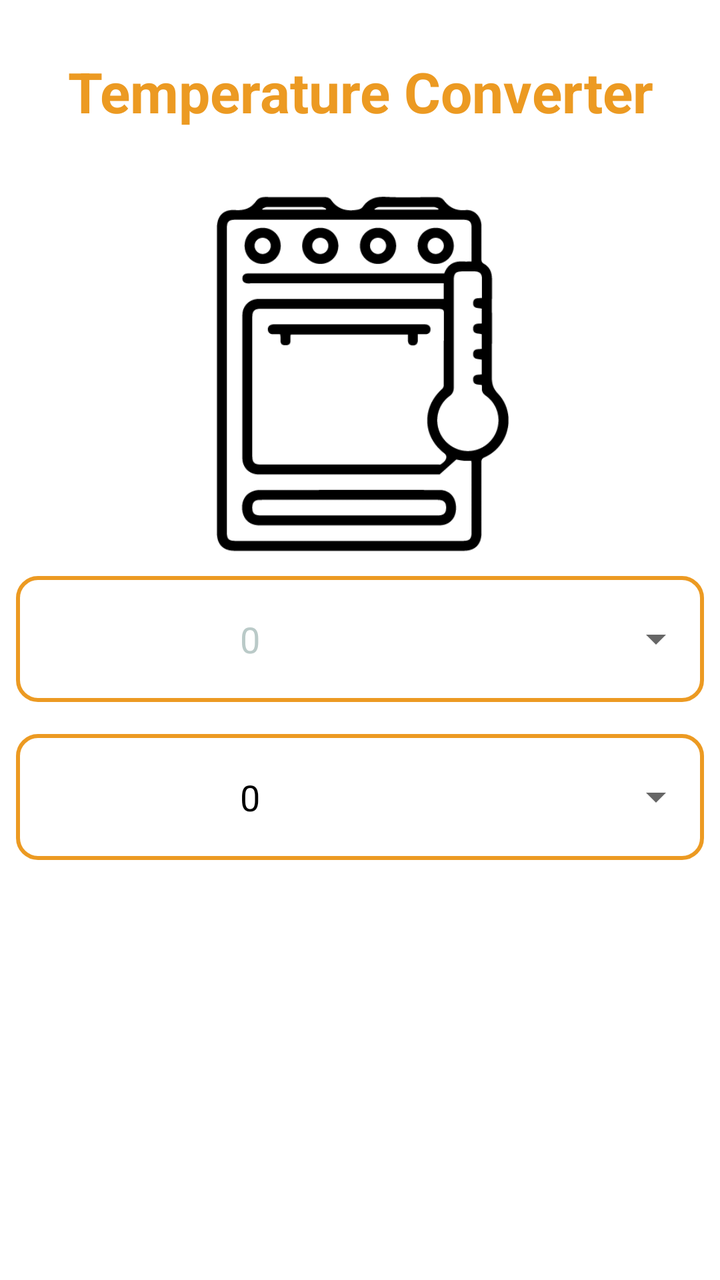
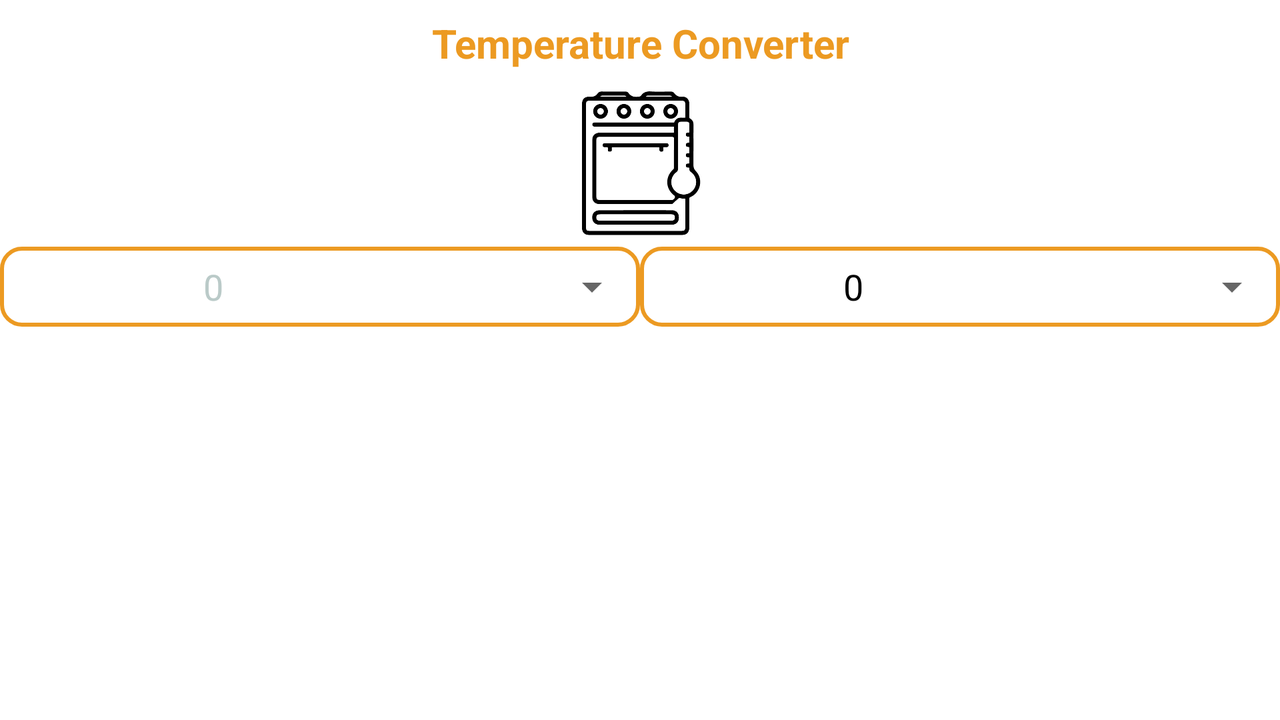

Compare how this app lays out the same screen by default and in its alternative resource folder. The renders come first, then the two layout files and the values they reference.
<!-- AndroidManifest.xml: application theme Theme.Converter -->
<!-- res/layout/activity_temperature_converter.xml -->
<?xml version="1.0" encoding="utf-8"?>
<LinearLayout xmlns:android="http://schemas.android.com/apk/res/android"
    xmlns:app="http://schemas.android.com/apk/res-auto"
    android:layout_width="match_parent"
    android:layout_height="match_parent"
    android:background="@color/white"
    android:gravity="fill_vertical"
    android:orientation="vertical">

    <TextView
        android:id="@+id/mv_title"
        android:layout_width="match_parent"
        android:layout_height="wrap_content"
        android:layout_weight="1"
        android:layout_margin="8dp"
        android:text="@string/temperatureConverter"
        android:textColor="@color/brown_200"
        android:textIsSelectable="true"
        android:textSize="28sp"
        android:textStyle="bold" />

    <ImageView
        android:id="@+id/imageView"
        android:layout_width="match_parent"
        android:layout_height="150dp"
        android:layout_weight="1"
        app:srcCompat="@drawable/temperature_icon" />

    <LinearLayout
        android:layout_width="match_parent"
        android:layout_height="wrap_content"
        android:layout_weight="1"
        android:layout_margin="8dp"
        android:background="@drawable/border"
        android:orientation="horizontal">

        <EditText
            android:id="@+id/input_temp"
            android:layout_width="527dp"
            android:layout_height="wrap_content"
            android:layout_weight="1.25"
            android:background="@null"
            android:hint="0"
            android:textSize="18sp"
            android:textColor="@color/black"
            android:textColorHint="@color/gray_200"
            android:textAlignment="center"
            android:ems="10" />

        <Spinner
            android:id="@+id/input_unit_temp_sp"
            android:layout_width="match_parent"
            android:layout_height="wrap_content"
            android:layout_weight="1"
            android:spinnerMode="dropdown" />

    </LinearLayout>

    <LinearLayout
        android:layout_width="match_parent"
        android:layout_height="wrap_content"
        android:layout_weight="1"
        android:layout_margin="8dp"
        android:background="@drawable/border"
        android:orientation="horizontal">

        <TextView
            android:id="@+id/output_temp"
            android:layout_width="527dp"
            android:layout_height="wrap_content"
            android:enabled="false"
            android:layout_weight="1.25"
            android:text="0"
            android:textSize="18sp"
            android:textAlignment="center"
            android:textColor="@color/black"
            android:textColorHint="@color/gray_200"
            android:ems="10" />

        <Spinner
            android:id="@+id/output_unit_temp_sp"
            android:layout_width="match_parent"
            android:layout_height="wrap_content"
            android:layout_weight="1" />


    </LinearLayout>

    <LinearLayout
        android:id="@+id/mv_keyboard_l"
        style="@style/keybord"
        android:layout_width="match_parent"
        android:layout_height="wrap_content"
        android:layout_weight="0"
        android:orientation="horizontal">

        <TableLayout
            android:layout_width="wrap_content"
            android:layout_height="match_parent">

            <TableRow
                android:layout_width="match_parent"
                android:layout_height="match_parent">

                <Button
                    android:id="@+id/buttonSeven"
                    android:layout_width="wrap_content"
                    android:layout_height="wrap_content"
                    android:background="@drawable/round_button"
                    android:onClick="sevenBTN"
                    android:text="7" />

                <Button
                    android:id="@+id/buttonEight"
                    android:layout_width="wrap_content"
                    android:layout_height="wrap_content"
                    android:background="@drawable/round_button"
                    android:onClick="eightBTN"
                    android:text="8" />

                <Button
                    android:id="@+id/buttonNine"
                    android:layout_width="wrap_content"
                    android:layout_height="wrap_content"
                    android:background="@drawable/round_button"
                    android:onClick="nineBTN"
                    android:text="9" />
            </TableRow>

            <TableRow
                android:layout_width="match_parent"
                android:layout_height="match_parent">

                <Button
                    android:id="@+id/buttonFour"
                    android:layout_width="wrap_content"
                    android:layout_height="wrap_content"
                    android:background="@drawable/round_button"
                    android:onClick="fourBTN"
                    android:text="4" />

                <Button
                    android:id="@+id/buttonFive"
                    android:layout_width="wrap_content"
                    android:layout_height="wrap_content"
                    android:background="@drawable/round_button"
                    android:onClick="fiveBTN"
                    android:text="5" />

                <Button
                    android:id="@+id/buttonSix"
                    android:layout_width="wrap_content"
                    android:layout_height="wrap_content"
                    android:background="@drawable/round_button"
                    android:onClick="sixBTN"
                    android:text="6" />
            </TableRow>

            <TableRow
                android:layout_width="match_parent"
                android:layout_height="match_parent">

                <Button
                    android:id="@+id/buttonOne"
                    android:layout_width="wrap_content"
                    android:layout_height="wrap_content"
                    android:background="@drawable/round_button"
                    android:onClick="oneBTN"
                    android:text="1" />

                <Button
                    android:id="@+id/buttonTwo"
                    android:layout_width="wrap_content"
                    android:layout_height="wrap_content"
                    android:background="@drawable/round_button"
                    android:onClick="twoBTN"
                    android:text="2" />

                <Button
                    android:id="@+id/buttonThree"
                    android:layout_width="wrap_content"
                    android:layout_height="wrap_content"
                    android:background="@drawable/round_button"
                    android:onClick="threeBTN"
                    android:text="3" />
            </TableRow>

            <TableRow
                android:layout_width="match_parent"
                android:layout_height="match_parent">

                <Button
                    android:id="@+id/buttonPoint"
                    android:layout_width="wrap_content"
                    android:layout_height="wrap_content"
                    android:background="@drawable/round_button"
                    android:onClick="pointBTN"
                    android:text="." />

                <Button
                    android:id="@+id/buttonZero"
                    android:layout_width="wrap_content"
                    android:layout_height="wrap_content"
                    android:background="@drawable/round_button"
                    android:onClick="zeroBTN"
                    android:text="0" />

                <ImageButton
                    android:id="@+id/buttonBackspace"
                    android:layout_width="wrap_content"
                    android:layout_height="match_parent"
                    android:background="@drawable/round_button"
                    android:backgroundTint="@android:color/holo_red_dark"
                    android:onClick="backspaceBTN"
                    app:srcCompat="@drawable/back_space" />
            </TableRow>
        </TableLayout>

        <Button
            android:id="@+id/buttonConvert"
            android:layout_width="wrap_content"
            android:layout_height="match_parent"
            android:layout_weight="1"
            android:background="@drawable/round_button"
            android:onClick="convertBTN"
            android:text="Convert"
            android:textSize="10sp" />
    </LinearLayout>

</LinearLayout>
<!-- resources referenced by this layout -->
<resources>
  <color name="black">#FF000000</color>
  <color name="brown_200">#EC9A22</color>
  <color name="gray_200">#BACAC8</color>
  <color name="white">#FFFFFFFF</color>
  <!-- drawable back_space (drawable) -->
  <?xml version="1.0" encoding="utf-8"?>
  <selector xmlns:android="http://schemas.android.com/apk/res/android">
      <item
          android:drawable="@android:drawable/ic_input_delete"
          android:width="30dp"
          android:height="15dp"/>
  </selector>
  <!-- drawable border (drawable) -->
  <?xml version="1.0" encoding="utf-8"?>
  <shape xmlns:android="http://schemas.android.com/apk/res/android" android:shape="rectangle" >
      <solid android:color="@color/white" />
      <stroke android:width="2dp" android:color="@color/brown_200"/>
      <corners android:radius="10dp" />
  </shape>
  <!-- drawable temperature_icon: png bitmap (drawable, 8363 bytes) -->
  <string name="temperatureConverter">Temperature Converter</string>
  <style name="keybord">
          <item name="android:layout_width">match_parent</item>
          <item name="android:layout_height">wrap_content</item>
          <item name="android:layout_marginTop">10dp</item>
          <item name="android:layout_weight">0</item>
          <item name="android:orientation">horizontal</item>
      </style>
  <style name="Theme.Converter" parent="Theme.MaterialComponents.DayNight.DarkActionBar">
           
  
           <item name="colorPrimary">@color/brown_200</item>
           <item name="colorPrimaryVariant">@color/gray_700</item>
           <item name="colorOnPrimary">@color/white</item>
           
  
           <item name="colorSecondary">@color/gray_200</item>
           <item name="colorSecondaryVariant">@color/gray_700</item>
           <item name="colorOnSecondary">@color/black</item>
           
  
           <item name="android:statusBarColor" tools:targetApi="l">?attr/colorPrimaryVariant</item>
           <item name="android:gravity">center_vertical|center_horizontal</item>
           
  
  
       </style>
  <color name="gray_700">#526060</color>
</resources>
<!-- res/layout-land/activity_temperature_converter.xml (the repository's variant of the layout above) -->
<!-- drawn on the phone turned sideways -->
<?xml version="1.0" encoding="utf-8"?>
<LinearLayout xmlns:android="http://schemas.android.com/apk/res/android"
    xmlns:app="http://schemas.android.com/apk/res-auto"
    android:layout_width="match_parent"
    android:layout_height="match_parent"
    android:background="@color/white"
    android:gravity="fill_vertical"
    android:orientation="vertical">

    <TextView
        android:id="@+id/mv_title"
        android:layout_width="match_parent"
        android:layout_height="wrap_content"
        android:layout_margin="8dp"
        android:layout_weight="0"
        android:text="@string/temperatureConverter"
        android:textColor="@color/brown_200"
        android:textIsSelectable="true"
        android:textSize="20sp"
        android:textStyle="bold" />

    <ImageView
        android:id="@+id/imageView"
        android:layout_width="match_parent"
        android:layout_height="60dp"
        android:layout_weight="2"
        app:srcCompat="@drawable/temperature_icon" />

    <LinearLayout
        android:layout_width="match_parent"
        android:layout_height="wrap_content"
        android:layout_weight="1"
        android:orientation="horizontal">

        <LinearLayout
            android:id="@+id/input_temp_l"
            style="@style/input_output_horizontal">

            <EditText
                android:id="@+id/input_temp"
                android:layout_width="match_parent"
                android:layout_height="match_parent"
                android:layout_weight="1"
                android:background="@null"
                android:hint="0"
                android:inputType="number|numberDecimal"
                android:textAlignment="center"
                android:textColor="@color/black"
                android:textColorHint="@color/gray_200"
                android:textSize="18sp" />

            <Spinner
                android:id="@+id/input_unit_temp_sp"
                android:layout_width="match_parent"
                android:layout_height="match_parent"
                android:layout_weight="2" />
        </LinearLayout>

        <LinearLayout
            android:id="@+id/result_value_temp_l"
            style="@style/input_output_horizontal"
            android:layout_width="match_parent"
            android:layout_height="40dp"
            android:layout_weight="1"
            android:background="@drawable/border"
            android:orientation="horizontal">

            <TextView
                android:id="@+id/output_temp"
                android:layout_width="match_parent"
                android:layout_height="match_parent"
                android:layout_weight="1"
                android:inputType="number|numberDecimal"
                android:text="0"
                android:textAlignment="center"
                android:textColor="@color/black"
                android:textColorHint="@color/gray_200"
                android:textSize="18sp" />

            <Spinner
                android:id="@+id/output_unit_temp_sp"
                android:layout_width="match_parent"
                android:layout_height="match_parent"
                android:layout_weight="2" />

        </LinearLayout>
    </LinearLayout>

    <LinearLayout
        android:id="@+id/mv_keyboard_l"
        style="@style/keybord_horizontal">

        <TableLayout
            android:layout_width="wrap_content"
            android:layout_height="match_parent"
            android:layout_weight="0">

            <TableRow
                android:layout_width="wrap_content"
                android:layout_height="match_parent"
                android:layout_weight="1">

                <Button
                    android:id="@+id/buttonSeven"
                    android:layout_width="wrap_content"
                    android:layout_height="wrap_content"
                    android:background="@drawable/round_button"
                    android:onClick="sevenBTN"
                    android:text="7" />

                <Button
                    android:id="@+id/buttonEight"
                    android:layout_width="wrap_content"
                    android:layout_height="wrap_content"
                    android:background="@drawable/round_button"
                    android:onClick="eightBTN"
                    android:text="8" />

                <Button
                    android:id="@+id/buttonNine"
                    android:layout_width="wrap_content"
                    android:layout_height="wrap_content"
                    android:background="@drawable/round_button"
                    android:onClick="nineBTN"
                    android:text="9" />
            </TableRow>

            <TableRow
                android:layout_width="wrap_content"
                android:layout_height="match_parent"
                android:layout_weight="1">

                <Button
                    android:id="@+id/buttonFour"
                    android:layout_width="wrap_content"
                    android:layout_height="wrap_content"
                    android:background="@drawable/round_button"
                    android:onClick="fourBTN"
                    android:text="4" />

                <Button
                    android:id="@+id/buttonFive"
                    android:layout_width="wrap_content"
                    android:layout_height="wrap_content"
                    android:background="@drawable/round_button"
                    android:onClick="fiveBTN"
                    android:text="5" />

                <Button
                    android:id="@+id/buttonSix"
                    android:layout_width="wrap_content"
                    android:layout_height="wrap_content"
                    android:background="@drawable/round_button"
                    android:onClick="sixBTN"
                    android:text="6" />
            </TableRow>

            <TableRow
                android:layout_width="wrap_content"
                android:layout_height="match_parent"
                android:layout_weight="1">

                <Button
                    android:id="@+id/buttonOne"
                    android:layout_width="wrap_content"
                    android:layout_height="wrap_content"
                    android:background="@drawable/round_button"
                    android:onClick="oneBTN"
                    android:text="1" />

                <Button
                    android:id="@+id/buttonTwo"
                    android:layout_width="wrap_content"
                    android:layout_height="wrap_content"
                    android:background="@drawable/round_button"
                    android:onClick="twoBTN"
                    android:text="2" />

                <Button
                    android:id="@+id/buttonThree"
                    android:layout_width="wrap_content"
                    android:layout_height="wrap_content"
                    android:background="@drawable/round_button"
                    android:onClick="threeBTN"
                    android:text="3" />
            </TableRow>

            <TableRow
                android:layout_width="wrap_content"
                android:layout_height="match_parent"
                android:layout_weight="1">

                <Button
                    android:id="@+id/buttonPoint"
                    android:layout_width="wrap_content"
                    android:layout_height="wrap_content"
                    android:background="@drawable/round_button"
                    android:onClick="pointBTN"
                    android:text="." />

                <Button
                    android:id="@+id/buttonZero"
                    android:layout_width="wrap_content"
                    android:layout_height="wrap_content"
                    android:background="@drawable/round_button"
                    android:onClick="zeroBTN"
                    android:text="0" />

                <ImageButton
                    android:id="@+id/buttonBackspace"
                    android:layout_width="wrap_content"
                    android:layout_height="match_parent"
                    android:background="@drawable/round_button"
                    android:backgroundTint="@android:color/holo_red_dark"
                    android:onClick="backspaceBTN"
                    app:srcCompat="@drawable/back_space" />
            </TableRow>
        </TableLayout>

        <Button
            android:id="@+id/buttonConvert"
            android:layout_width="wrap_content"
            android:layout_height="match_parent"
            android:layout_weight="1"
            android:background="@drawable/round_button"
            android:onClick="convertBTN"
            android:text="Convert"
            android:textSize="10sp" />
    </LinearLayout>

</LinearLayout>
<!-- resources referenced by the variant -->
<!-- as the phone turned sideways resolves them -->
<resources>
  <color name="black">#FF000000</color>
  <color name="brown_200">#EC9A22</color>
  <color name="gray_200">#BACAC8</color>
  <color name="white">#FFFFFFFF</color>
  <!-- drawable back_space (drawable) -->
  <?xml version="1.0" encoding="utf-8"?>
  <selector xmlns:android="http://schemas.android.com/apk/res/android">
      <item
          android:drawable="@android:drawable/ic_input_delete"
          android:width="30dp"
          android:height="15dp"/>
  </selector>
  <!-- drawable border (drawable) -->
  <?xml version="1.0" encoding="utf-8"?>
  <shape xmlns:android="http://schemas.android.com/apk/res/android" android:shape="rectangle" >
      <solid android:color="@color/white" />
      <stroke android:width="2dp" android:color="@color/brown_200"/>
      <corners android:radius="10dp" />
  </shape>
  <!-- drawable temperature_icon: png bitmap (drawable, 8363 bytes) -->
  <string name="temperatureConverter">Temperature Converter</string>
  <style name="input_output_horizontal">
          <item name="android:layout_width">match_parent</item>
          <item name="android:layout_height">40dp</item>
          <item name="android:layout_weight">1</item>
          <item name="android:background">@drawable/border</item>
          <item name="android:orientation">horizontal</item>
      </style>
  <style name="keybord_horizontal">
          <item name="android:layout_width">match_parent</item>
          <item name="android:layout_height">100dp</item>
          <item name="android:layout_marginTop">10dp</item>
          <item name="android:layout_weight">10</item>
          <item name="android:orientation">horizontal</item>
      </style>
  <style name="Theme.Converter" parent="Theme.MaterialComponents.DayNight.DarkActionBar">
           
  
           <item name="colorPrimary">@color/brown_200</item>
           <item name="colorPrimaryVariant">@color/gray_700</item>
           <item name="colorOnPrimary">@color/white</item>
           
  
           <item name="colorSecondary">@color/gray_200</item>
           <item name="colorSecondaryVariant">@color/gray_700</item>
           <item name="colorOnSecondary">@color/black</item>
           
  
           <item name="android:statusBarColor" tools:targetApi="l">?attr/colorPrimaryVariant</item>
           <item name="android:gravity">center_vertical|center_horizontal</item>
           
  
  
       </style>
  <color name="gray_700">#526060</color>
</resources>
